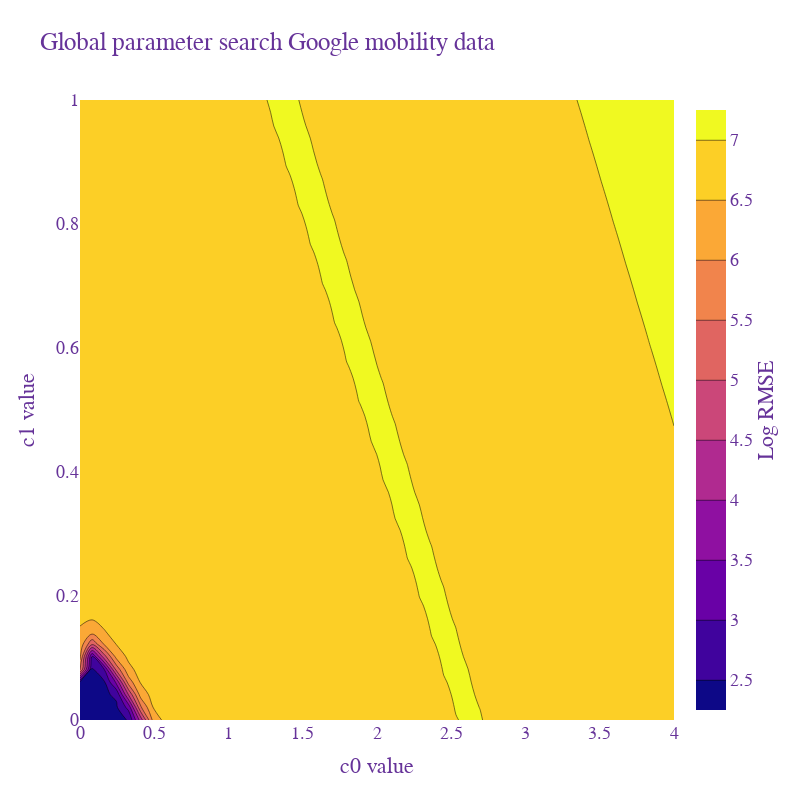

The notebook cell saved with this chart:
### Markdown cell above
Cell that seatches for a global minimum of the paramaters given using RMSE

### Code cell
#VT global param search
paramC0 = np.linspace(0,4,50)  #x-values
paramC1 = np.linspace(0,1,50)  #y-values

# #Google global param search
# params.append(np.linspace(0,4,50)) 
# params.append(np.linspace(0,1,50))

#Loops trough parameter room and evaluates RMSE of the model function
result = np.zeros((len(paramC0),len(paramC1)))
for param1 in range(len(paramC0)):
    for param0 in range(len(paramC1)):
        result[param0,param1] = math.log(mean_squared_error(dailyAdmissions,modelfunction(t,paramC0[param0],paramC1[param1]), squared = False))


fig = go.Figure() 
#plots a contour plot of the paramter room against the RMSE of the model function
fig.add_contour(
                    z=result,
                    x=paramC0,
                    y=paramC1,
                    colorbar=dict(
                        titleside='right',
                        title='Log RMSE', # title here
                    )
)  
  

fig.update_layout(
                    title='Global parameter search Google mobility data',
                    xaxis_title='c0 value',
                    yaxis_title='c1 value',
                    autosize=False,
                    width=800,
                    height=800,
                    font=dict(
                        family="Courier New, monospace",
                        size=18,
                        color="RebeccaPurple"
    )
)
fig.show()

### Figure 1 — Plotly figure (JSON) as saved in the notebook; plotly's stock layout.template omitted (floating-point values rounded to 4 significant figures; data arrays with more than 128 entries replaced by an {"elided": "..."} marker saying what was removed)
{"data": [{"colorbar": {"title": {"side": "right", "text": "Log RMSE"}}, "type": "contour", "x": [0, 0.08163, 0.1633, 0.2449, 0.3265, 0.4082, 0.4898, 0.5714, 0.6531, 0.7347, 0.8163, 0.898, 0.9796, 1.061, 1.143, 1.224, 1.306, 1.388, 1.469, 1.551, 1.633, 1.714, 1.796, 1.878, 1.959, 2.041, 2.122, 2.204, 2.286, 2.367, 2.449, 2.531, 2.612, 2.694, 2.776, 2.857, 2.939, 3.02, 3.102, 3.184, 3.265, 3.347, 3.429, 3.51, 3.592, 3.673, 3.755, 3.837, 3.918, 4], "y": [0, 0.02041, 0.04082, 0.06122, 0.08163, 0.102, 0.1224, 0.1429, 0.1633, 0.1837, 0.2041, 0.2245, 0.2449, 0.2653, 0.2857, 0.3061, 0.3265, 0.3469, 0.3673, 0.3878, 0.4082, 0.4286, 0.449, 0.4694, 0.4898, 0.5102, 0.5306, 0.551, 0.5714, 0.5918, 0.6122, 0.6327, 0.6531, 0.6735, 0.6939, 0.7143, 0.7347, 0.7551, 0.7755, 0.7959, 0.8163, 0.8367, 0.8571, 0.8776, 0.898, 0.9184, 0.9388, 0.9592, 0.9796, 1], "z": {"elided": "50x50 float values"}}], "layout": {"autosize": false, "font": {"color": "RebeccaPurple", "family": "Courier New, monospace", "size": 18}, "height": 800, "title": {"text": "Global parameter search Google mobility data"}, "width": 800, "xaxis": {"title": {"text": "c0 value"}}, "yaxis": {"title": {"text": "c1 value"}}}}
